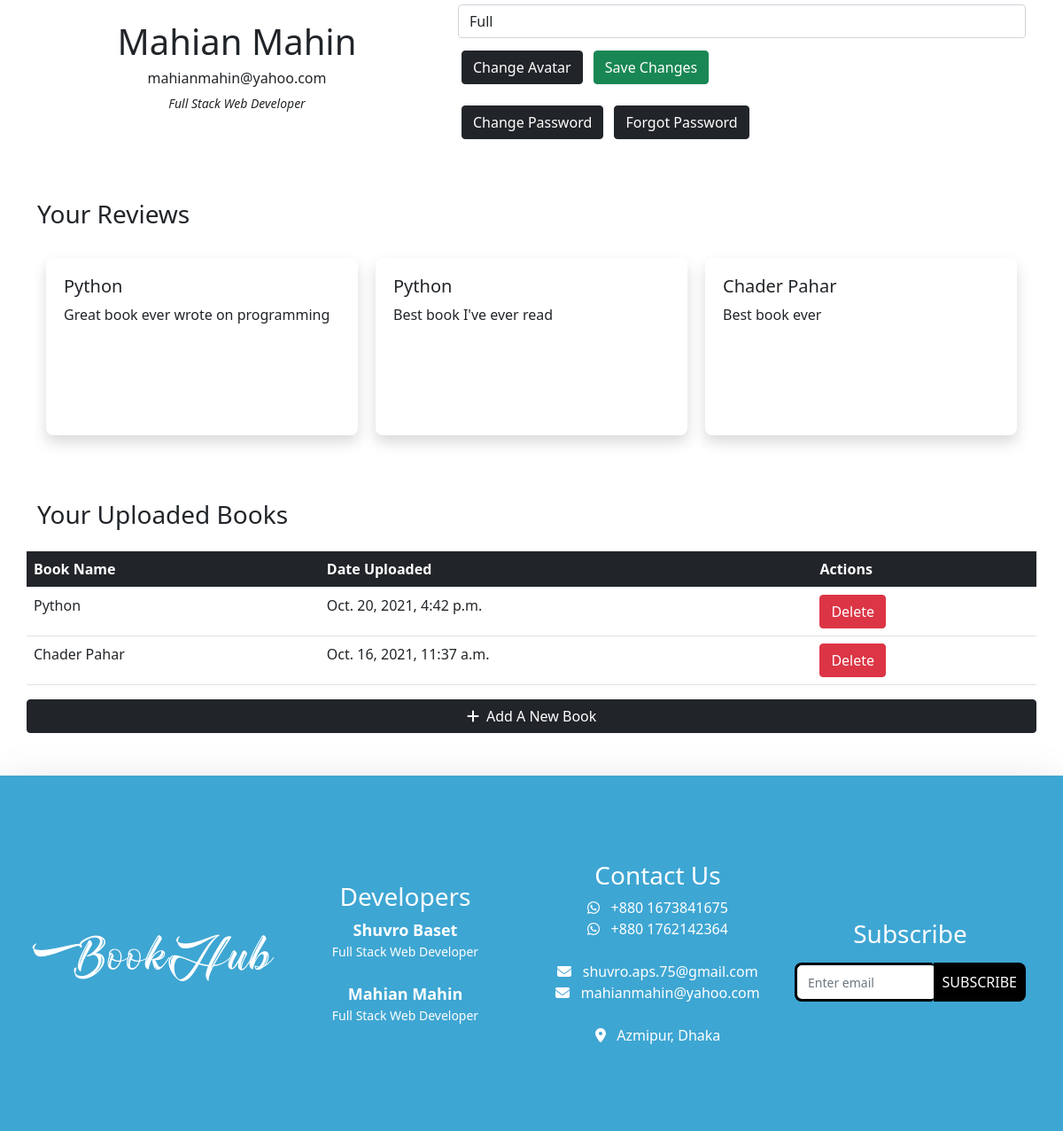
Page /user-dashboard (signed in, lower part) on the earlier database version.
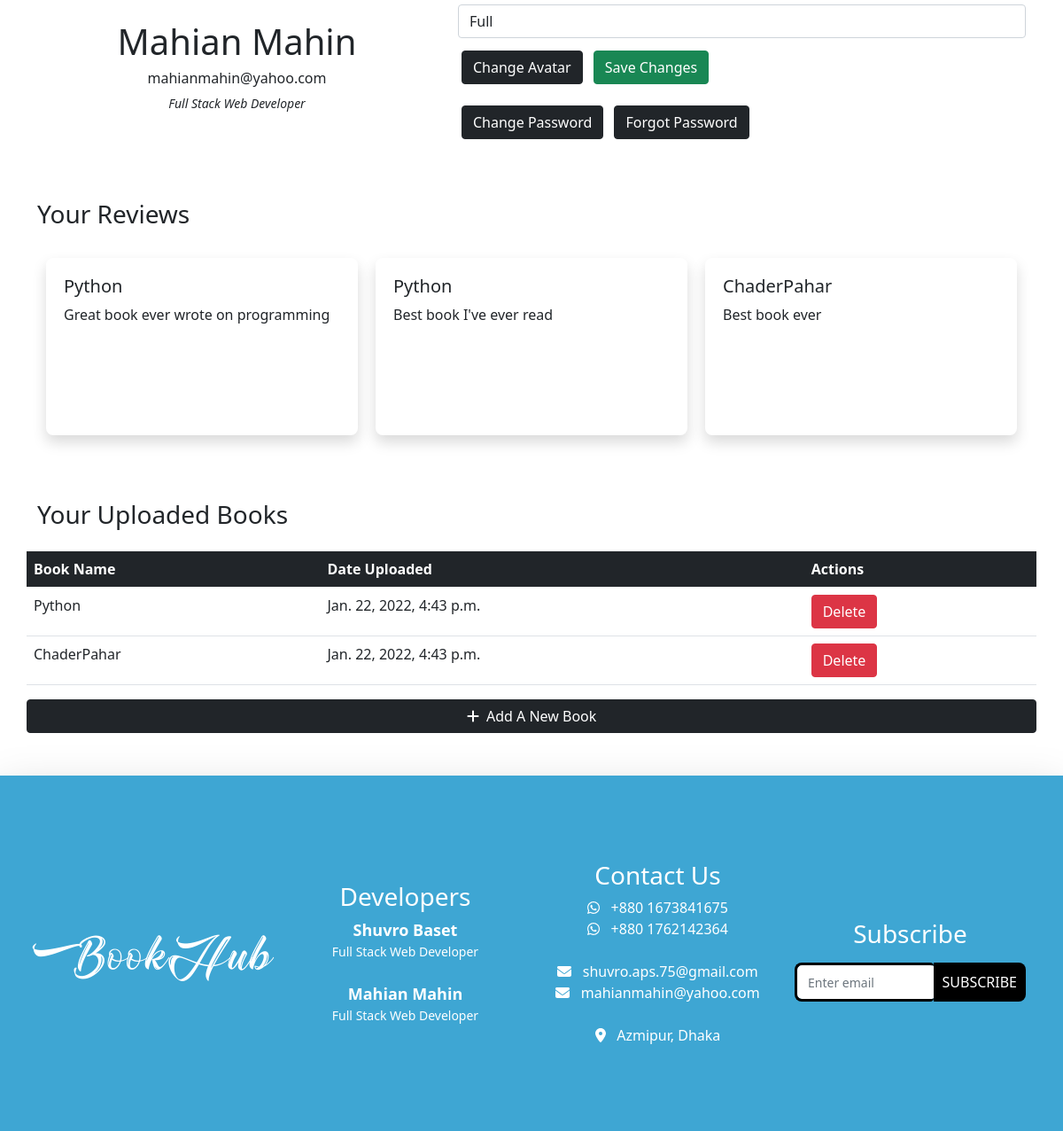
Same page on the later database version.
### bookHub_app/models.py (models this page shows)
class BooksReview(models.Model):
    book = models.ForeignKey(Books, on_delete=models.CASCADE)
    user = models.ForeignKey(User, on_delete=models.CASCADE)
    review = models.CharField(max_length=250, null=True, blank=True)
    star = models.IntegerField(default=0, null=True)

class Books(models.Model):
    uploader = models.ForeignKey(User, on_delete=models.CASCADE)
    book = models.FileField(upload_to='pdf')
    book_thumbnail = models.ImageField(upload_to='pdf/thumbnails', null=True)
    book_name = models.CharField(max_length=200, null=True)
    language = models.CharField(max_length=100, null=True)
    author_name = models.CharField(max_length=200, null=True)
    description = models.TextField()
    uploaded_time = models.DateTimeField(auto_now=True)
    book_category = models.CharField(max_length=1000, null=True)
    book_rating = models.FloatField(null=True, blank=True, default=0.0)
    def __str__(self):
        return self.book_name + '.pdf'

### user_app/views.py (the view, shortened to what this page needs)
# urls.py: path('user-dashboard', userDashboard, name='user_dashboard'),
def userDashboard(request):
    if request.user.is_authenticated:
        book_review = BooksReview.objects.filter(user=request.user)
        books = Books.objects.filter(uploader=request.user)
        book_categories = BookCategories.objects.all()
        global user_profile_ins
        user_profile_ins = UserProfile.objects.filter(user_id=request.user.id).first()
        context = {
            'user_profile_ins': user_profile_ins,
            'book_reviews': book_review,
            'books': books,
            'categories': book_categories
        }
        return render(request, 'dashboard.html', context=context)
    else:
        messages.warning(request, "You Must Be Logged In")
        return redirect('/login')

### templates/dashboard.html (shortened to what this page needs)
{% extends 'main.html' %}
{% load static %}
{% block content %}
    <div class="container my-5">
        <div class="row personal_info">
            <div class="col-sm-5 my-3 profile_pic_section d-flex flex-column justify-content-center align-items-center">
                {% if user_profile_ins.profile_pic.url %}
                    <img src={{ user_profile_ins.profile_pic.url }}> <br>
                {% else %}
                    <img src={% static '/images/user.jpg' %}> <br>
                {% endif %}
                <h1>{{ request.user.first_name }} {{ request.user.last_name }}</h1>
                <h6>{{ request.user.email }}</h6>
                <small><i>{{ user_profile_ins.bio }}</i></small>
            </div>
            <div class="col-sm-7 my-3 profile_info">
                <form method="post" class="form-group my-3 personal_info_form" enctype="multipart/form-data">
                    <input type="text" class="form-control" placeholder="Enter Your bio" value={{ user_profile_ins.bio }} name="bio">
                    <label for="avatar_file" class="btn btn-dark mx-1 my-1">Change Avatar</label>
                    <button type="submit" class="btn btn-success mx-1 my-1">Save Changes</button>
                </form>
                        <a href={% url 'reset_password' %}><button class="btn btn-dark mx-1 my-1">Change Password</button></a>
                        <a href={% url 'forget_password' %}><button class="btn btn-dark mx-1 my-1">Forgot Password</button></a>
            </div>
        </div>
        {% if book_reviews %}
        <div class="row review_section my-5">
            <h3>Your Reviews</h3>
            <div class="review_slider d-flex flex-row align-items-center">
                {% for review in book_reviews %}
                    <div class="review_card shadow">
                        <h5>{{ review.book.book_name }}</h5>
                        <div class="review_description">
                            <p>{{ review.review | truncatewords:18 }}</p>
                        </div>
                    </div>
                {% endfor %}
            </div>
        </div>
        {% endif %}
        <div class="row uploaded_books mt-5">
            <h3>Your Uploaded Books</h3>
            {% if books %}
            <table class="table table-hover mt-3">
                <thead>
                  <tr class="bg-dark text-white">
                    <th scope="col">Book Name</th>
                    <th scope="col">Date Uploaded</th>
                    <th scope="col">Actions</th>
                  </tr>
                </thead>
                <tbody>
                {% for book in books %}
                  <tr>
                    <td>{{ book.book_name }}</td>
                    <td>{{ book.uploaded_time }}</td>
                    <td><a href={% url 'delete' book.id %}><button class="btn btn-danger">Delete</button></a></td>
                  </tr>
                {% endfor %}
                </tbody>
            </table>
            {% else %}
                <h6 class="my-3">You haven't uploaded any book yet</h6>
            {% endif %}
        </div>
        <div class="row add_book_section">
            <button class="btn btn-dark w-100" id="add_btn"><i class="fas fa-plus"></i>&nbsp; Add A New Book</button>
        </div>
    </div>
{% endblock %}

Differences in the rows shown:
changed through a linked row, BooksReview "Best book ever": book.book_name "Chader Pahar" → "ChaderPahar"
changed Books "Python": uploaded_time "Oct. 20, 2021, 4:42 p.m." → "Jan. 22, 2022, 4:43 p.m."
changed Books: book_name "Chader Pahar" → "ChaderPahar"; uploaded_time "Oct. 16, 2021, 11:37 a.m." → "Jan. 22, 2022, 4:43 p.m."
